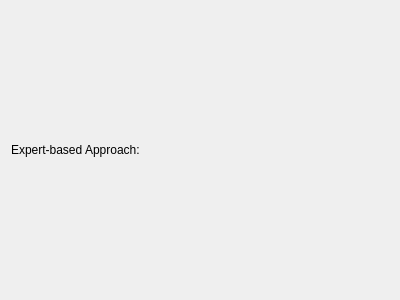
<?xml version="1.0" encoding="UTF-8"?>
<ui version="4.0">
 <class>Page5</class>
 <widget class="QWizardPage" name="Page5">
  <property name="geometry">
   <rect>
    <x>0</x>
    <y>0</y>
    <width>400</width>
    <height>300</height>
   </rect>
  </property>
  <property name="windowTitle">
   <string>WizardPage</string>
  </property>
  <property name="title">
   <string>Initiation and Planning</string>
  </property>
  <property name="subTitle">
   <string>Stakeholder Analysis and Engagement Step</string>
  </property>
  <layout class="QVBoxLayout" name="verticalLayout">
   <item>
    <widget class="QLabel" name="label">
     <property name="text">
      <string>Expert-based Approach:</string>
     </property>
     <property name="wordWrap">
      <bool>true</bool>
     </property>
    </widget>
   </item>
  </layout>
 </widget>
 <resources>
  <include location="resources.qrc"/>
 </resources>
 <connections/>
</ui>
